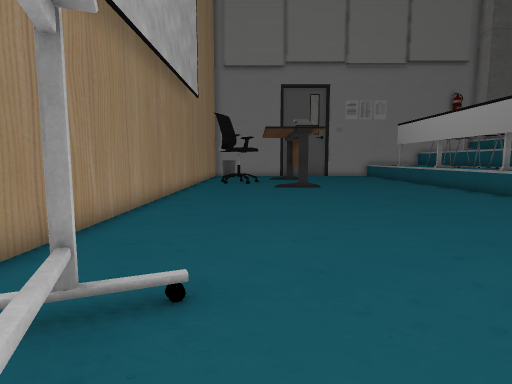
view 1 (above)

16 first-person views from a walk through a scene from a Unity 3-D project. The camera is 1.5 m above the floor, tilts 6° down and sees 80° across. The floor is counted in squares, 1 m on a side. Each view is taken from the middle of a square. On the plan, view 1 faces up. The plan holds only what a view shows up to about 15 squares ahead; the rest is blank. The place goes on beyond the plan. Some surface patterns are stand-ins.

view 2
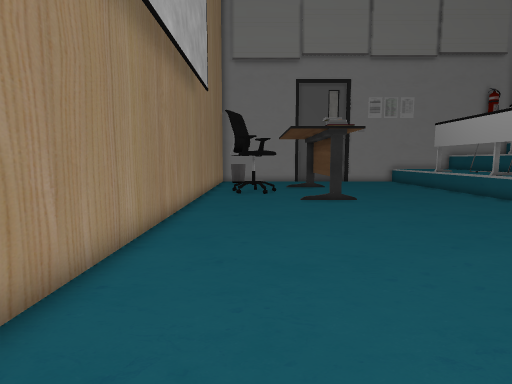

view 3
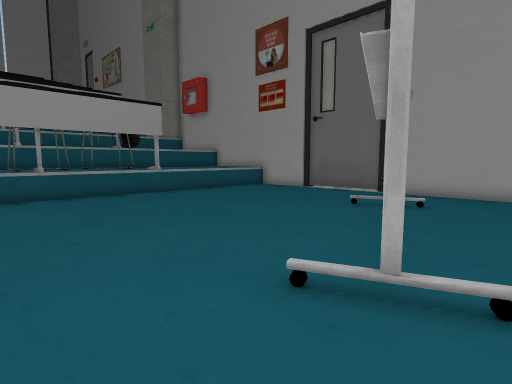

view 4
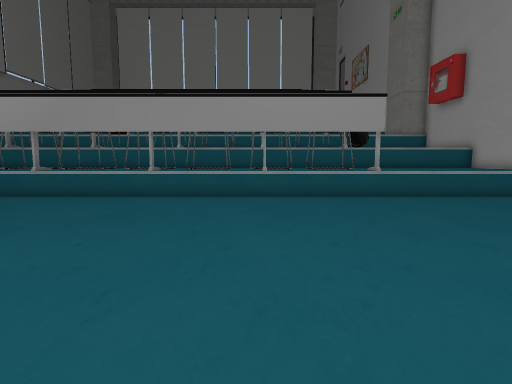

view 5
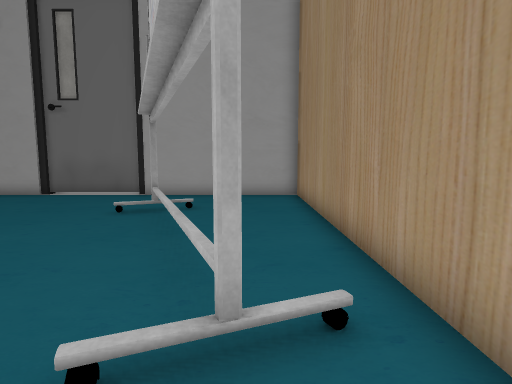

view 6
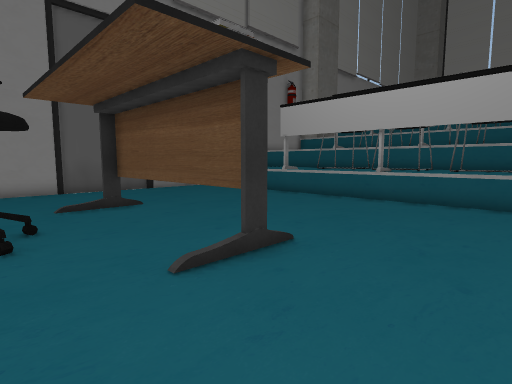

view 7
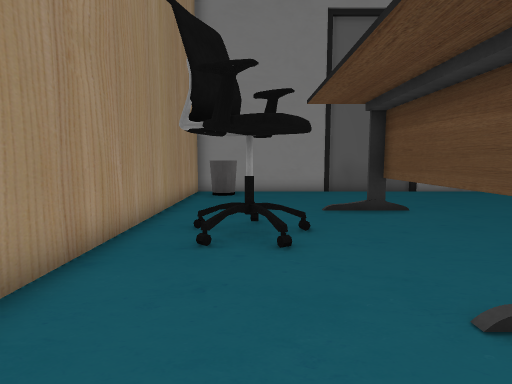

view 8
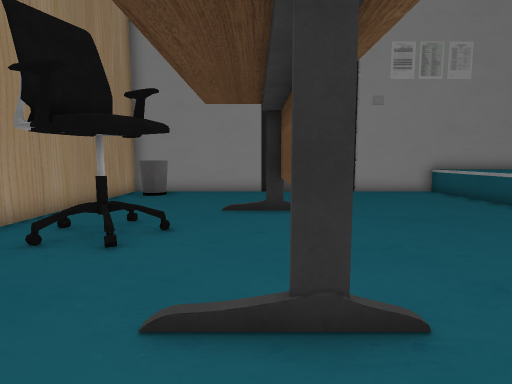

view 9
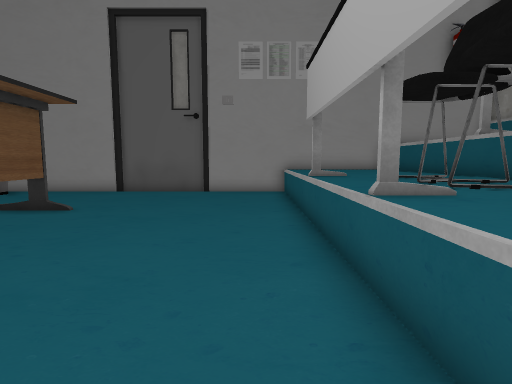

view 10
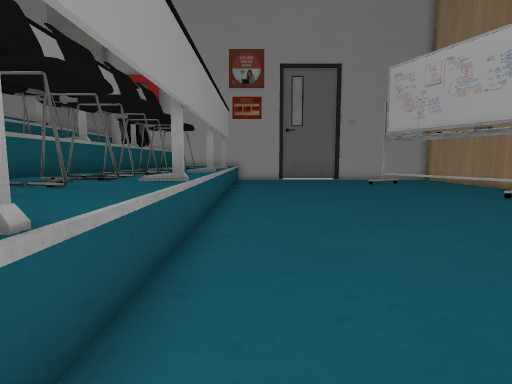

view 11
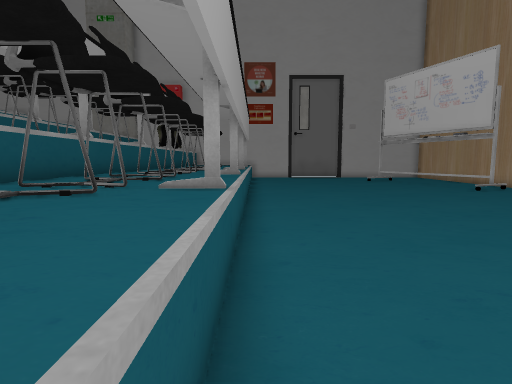

view 12
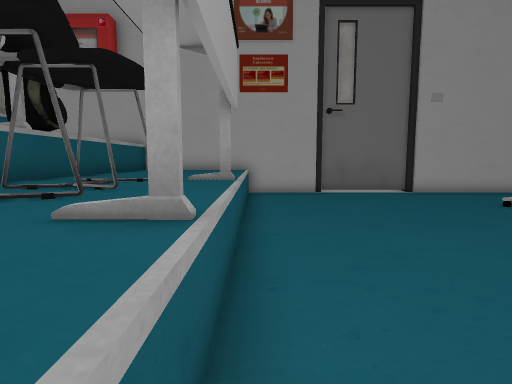

view 13
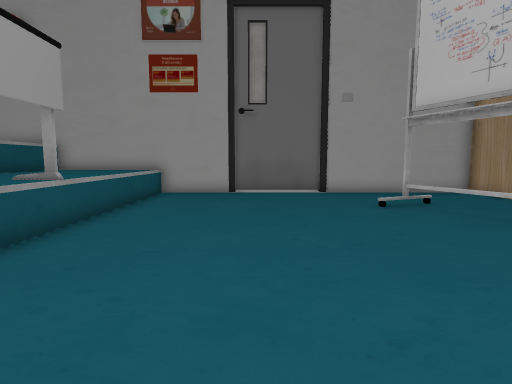

view 14
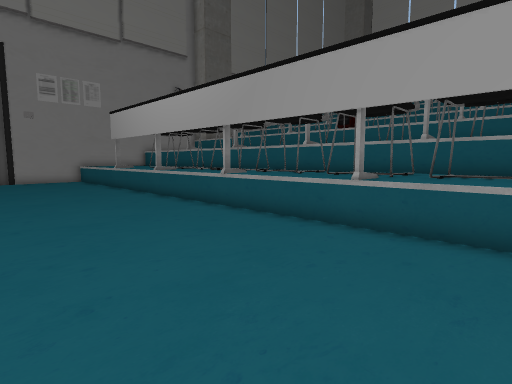

view 15
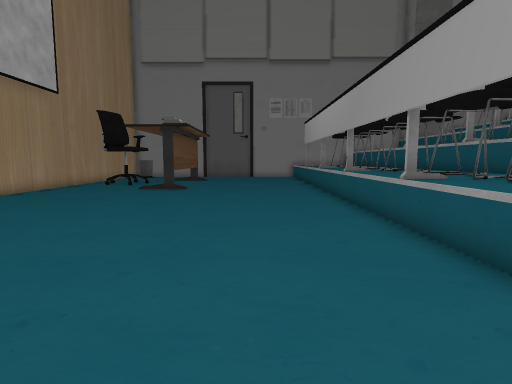

view 16
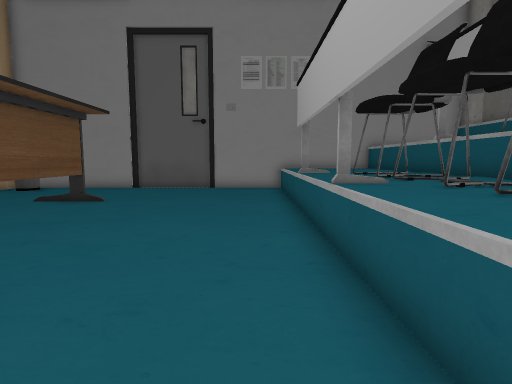

### Floor plan
Key: @ floor where view 1 was taken; # wall or solid block; . floor; / step, stairs or slope; ^ raised ledge; C chair; B bin; O other object.
Columns run from 4 left of view 1 to 13 right of it. Each row starts with its distance up from view 1.
 29 ##################
 28 #BB............^
 27 #BB............^^^
 26 #..............^^^
 25 #..............^ ^
 24 #..............^^^
 23 #....//O.......^^
 22 #......O.......^CC
 21 #..C...O.......^^C
 20 #.CC...O.......^CC
 19 #......O.......^CC
 18 #......O.......^^C
 17 #......O.......^CC
 16 #..............^CC
 15 #..............^^C
 14 #..............^CC
 13 #..............^CC
 12 #..............^^C
 11 #..............^CC
 10 #..............^CC
  9 #..............^^C
  8 #..............^CC
  7 #..............^CC
  6 #..............^^C
  5 #..............^CC
  4 #..............^CC
  3 #.O/...........^^C
  2 #..O...........^CC
  1 #..O...........^CC
  0 #..O@..........^CC
 -1 #...O..........#^^
 -2 #...O..........^^^
 -3 #....O.........^ ^
 -4 #....O.........^^^
 -5 #..............^^^
 -6 #..............^^^
 -7 #..............^^^
 -8 ##################

Where each view was taken, in squares from view 1:
view 1: 0 up, 0 right, facing up
view 2: 3 up, 1 left, facing up
view 3: 6 up, 3 left, facing down-right
view 4: 4 up, 2 left, facing right
view 5: 5 up, 2 left, facing down
view 6: 13 up, 1 left, facing up-right
view 7: 14 up, 1 left, facing up
view 8: 14 up, 2 right, facing up
view 9: 14 up, 9 right, facing up
view 10: 15 up, 9 right, facing down
view 11: 18 up, 10 right, facing down
view 12: 6 up, 10 right, facing down
view 13: 6 up, 6 right, facing down
view 14: 5 up, 4 right, facing up-right
view 15: 1 up, 7 right, facing up
view 16: 12 up, 9 right, facing up
